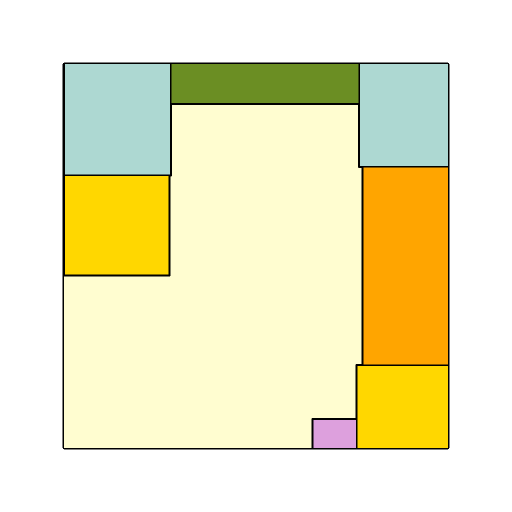
#> input picture ai_processing/module_detect_rooms/outputs/colored_floorplan.png, 1024 x 1024 px (shown at 1/2 size)
$ python canny.py
#> lines starting #> are read from the running program, lines starting #| are printed output that depends on the picture; after the words box and inside, x2 and y2 are one past the last pixel; in counts of white or black regions, pixels touching at a corner belong together
import cv2
import numpy as np
import json
import os
from collections import defaultdict

def get_building_outline(image):
    gray = cv2.cvtColor(image, cv2.COLOR_BGR2GRAY)
    _thresh, img_binary = cv2.threshold(gray, 254, 255, cv2.THRESH_BINARY_INV)
    contours, _ = cv2.findContours(img_binary, cv2.RETR_EXTERNAL, cv2.CHAIN_APPROX_SIMPLE)
    if not contours:
        return None
    all_points = np.concatenate(contours)
    return cv2.boundingRect(all_points)

def analyze_room_contour(cnt, room_type, room_type_count, room_id, color_bgr, building_rect):
    room_data = {}
    area = int(cv2.contourArea(cnt))
    x, y, w, h = cv2.boundingRect(cnt)

    M = cv2.moments(cnt)
    center = [int(M["m10"] / M["m00"]), int(M["m01"] / M["m00"])] if M["m00"] != 0 else [0, 0]

    epsilon = 0.02 * cv2.arcLength(cnt, True)
    approx = cv2.approxPolyDP(cnt, epsilon, True)
    corners = approx.reshape(-1, 2).tolist()
    num_edges = len(corners)

    edges = []
    for j in range(num_edges):
        p1 = corners[j]
        p2 = corners[(j + 1) % num_edges]
        edges.append([p1[0], p1[1], p2[0], p2[1]])

    exterior_facing = []
    bx, by, bw, bh = building_rect

    buffer = 2
    if abs(y - by) <= buffer:
        exterior_facing.append("top")
    if abs(x - bx) <= buffer:
        exterior_facing.append("left")
    if abs((y + h) - (by + bh)) <= buffer:
        exterior_facing.append("bottom")
    if abs((x + w) - (bx + bw)) <= buffer:
        exterior_facing.append("right")

    room_data = {
        "id": room_id,
        "name": f"{room_type}_{room_type_count}",
        "color": color_bgr[::-1],
        "center": center,
        "snapped_corners": corners,
        "edges": edges,
        "bounding_box": [x, y, w, h],
        "area": area,
        "exterior_facing": exterior_facing,
        "num_edges": num_edges
    }

    return room_data

import os

SCRIPT_DIR = os.path.dirname(os.path.abspath(__file__))
MODULE_DIR = os.path.dirname(SCRIPT_DIR)
OUTPUTS_DIR = os.path.join(MODULE_DIR, 'outputs')

INPUT_IMAGE_FILENAME = os.path.join(OUTPUTS_DIR, 'colored_floorplan.png')
OUTPUT_MASK_IMAGE = os.path.join(OUTPUTS_DIR, 'output_mask_white_background.png')
OUTPUT_JSON = os.path.join(OUTPUTS_DIR, 'all_rooms_data.json')

COLOR_TO_ROOM_MAP = {
    (208, 253, 255): "livingroom",
    (0, 165, 255): "master_room",
    (0, 215, 255): "common_room",
    (221, 160, 221): "storage",
    (210, 216, 173): "bathroom",
    (35, 142, 107): "balcony"
}

CREAM_COLOR_BGR = [208, 253, 255]

img = cv2.imread(INPUT_IMAGE_FILENAME)
#> img is the input picture: shape (1024, 1024, 3); mean B, G, R 192.5, 234.7, 239.6
if img is None:
    print(f"LỖI: Không thể tải ảnh từ '{INPUT_IMAGE_FILENAME}'. Vui lòng kiểm tra lại tên file.")
    exit()
print(f"Đã tải ảnh '{INPUT_IMAGE_FILENAME}' thành công.")


print(f"\nĐang thực hiện Tác vụ 1: Tạo ảnh mask '{OUTPUT_MASK_IMAGE}'...")

lower_bound_cream = np.array(CREAM_COLOR_BGR)
upper_bound_cream = np.array(CREAM_COLOR_BGR)

mask_kem = cv2.inRange(img, lower_bound_cream, upper_bound_cream)
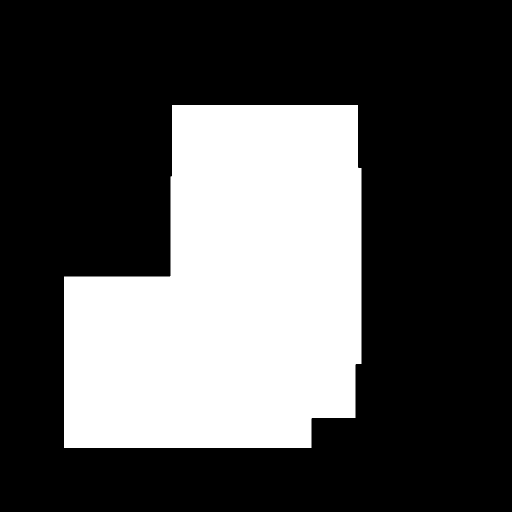
#> mask_kem: shape (1024, 1024) (shown at 1/2 size); 31.1% white; 1 white region, box (x1, y1, x2, y2) and area: (128, 210, 723, 896) 326509
mask_khac = cv2.bitwise_not(mask_kem)
white_image = np.full(img.shape, 255, dtype=np.uint8)
result_khac = cv2.bitwise_and(white_image, white_image, mask=mask_khac)
#> white_image: shape (1024, 1024, 3); every value is 255
result_kem = cv2.bitwise_and(img, img, mask=mask_kem)
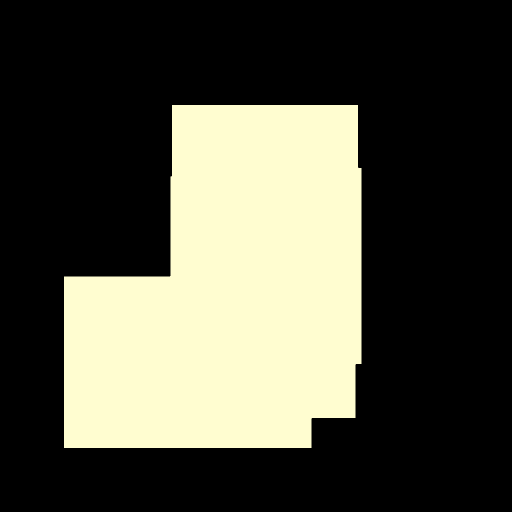
#> result_kem: shape (1024, 1024, 3) (shown at 1/2 size); mean B, G, R 64.8, 78.8, 79.4
final_result = cv2.add(result_kem, result_khac)
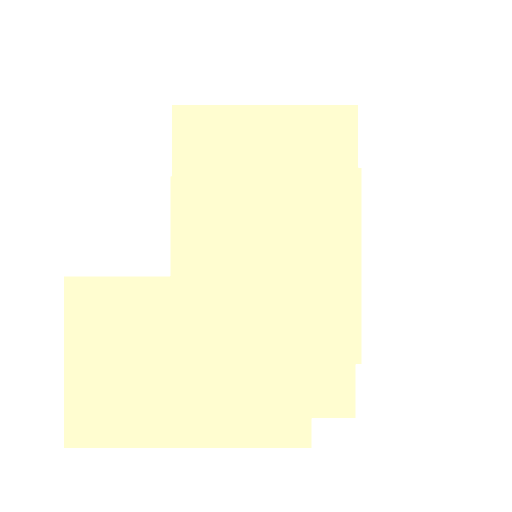
#> final_result: shape (1024, 1024, 3) (shown at 1/2 size); mean B, G, R 240.4, 254.4, 255
cv2.imwrite(OUTPUT_MASK_IMAGE, final_result)
print(f"Đã lưu ảnh mask tại: {OUTPUT_MASK_IMAGE}")


print(f"\nĐang thực hiện Tác vụ 2: Phân tích ảnh và tạo '{OUTPUT_JSON}'...")

building_rect = get_building_outline(img)
#> in get_building_outline, `gray = cv2.cvtColor(image, cv2.COLOR_BGR2GRAY)`:
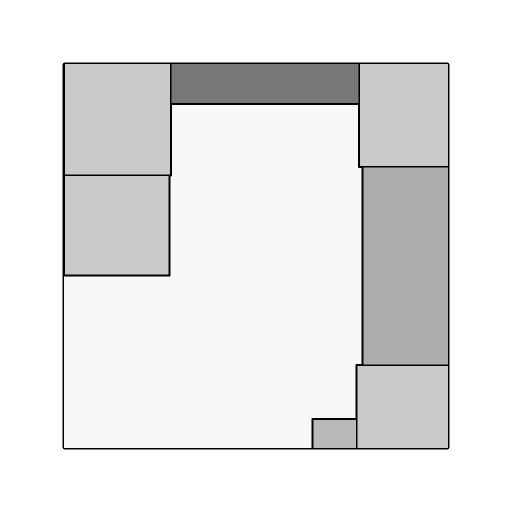
#> gray: shape (1024, 1024) (shown at 1/2 size); min 0, max 255, mean 231.1
#> in get_building_outline, `_thresh, img_binary = cv2.threshold(gray, 254, 255, cv2.THRESH_BINARY_..`:
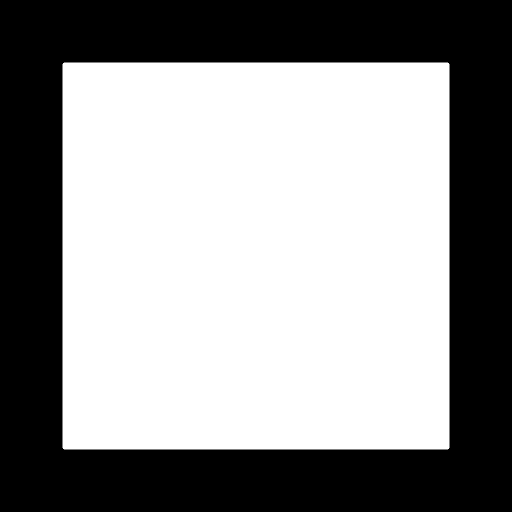
#> img_binary: shape (1024, 1024) (shown at 1/2 size); 57.1% white; 1 black region
#> in get_building_outline, `contours, _ = cv2.findContours(img_binary, cv2.RETR_EXTERNAL, cv2.CHAI..`: contours = 1 contour; box (x1, y1, x2, y2) and area: (125, 125, 899, 899) 597513
#> in get_building_outline, `all_points = np.concatenate(contours)`: all_points = contour of 20 points, box (x1, y1, x2, y2) (125, 125, 899, 899), area 597513
#> building_rect = (125, 125, 774, 774)
if building_rect is None:
    print("LỖI: Không tìm thấy viền tòa nhà trong ảnh!")
    exit()

output_data = {
    "total_rooms": 0,
    "room_types": {},
    "rooms": []
}
room_types_counter = defaultdict(int)
global_room_id = 0

for color_bgr, room_type in COLOR_TO_ROOM_MAP.items():
    lower_bound = np.array(color_bgr)
    upper_bound = np.array(color_bgr)
    mask = cv2.inRange(img, lower_bound, upper_bound)
    contours, _ = cv2.findContours(mask, cv2.RETR_EXTERNAL, cv2.CHAIN_APPROX_SIMPLE)

    if not contours:
        continue

    for cnt in contours:
        if cv2.contourArea(cnt) < 100:
            continue

        room_types_counter[room_type] += 1
        current_room_count = room_types_counter[room_type]

        room_data = analyze_room_contour(
            cnt,
            room_type,
            current_room_count,
            global_room_id,
            color_bgr,
            building_rect
        )

        output_data["rooms"].append(room_data)
        global_room_id += 1
#> this loop made 6 passes
#> contours on passes 2, 4, 6: [[[727, 335], [727, 728], [895, 728], [895, 335]]], [[[627, 840], [627, 895], [711, 895], [711, 840]]], [[[343, 128], [343, 205], [716, 205], [716, 128]]]
#> pass 3, `mask = cv2.inRange(img, lower_bound, upper_bound)`:
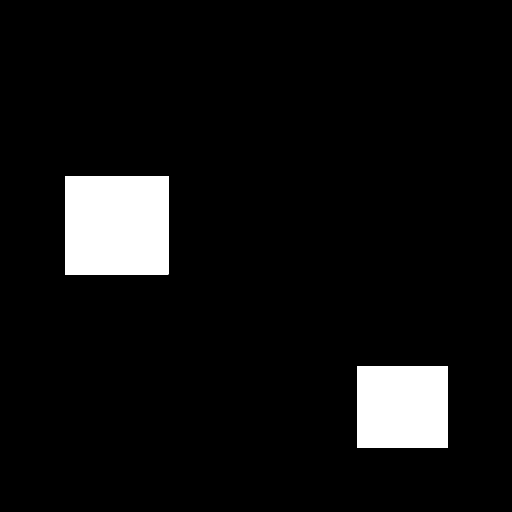
#> mask: shape (1024, 1024) (shown at 1/2 size); 6.7% white; 2 white regions, box (x1, y1, x2, y2) and area: (130, 352, 337, 549) 40779, (715, 732, 896, 896) 29684
#> after the loop:
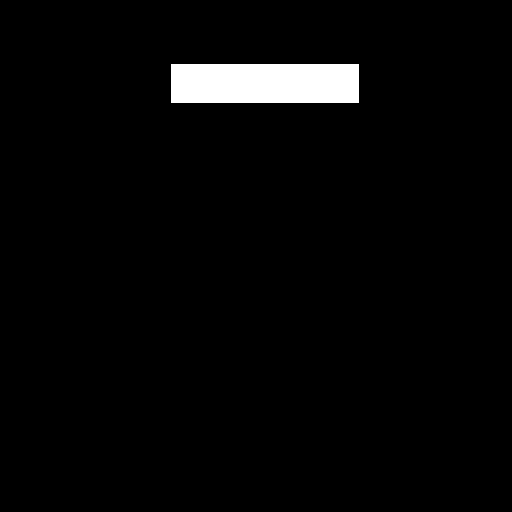
#> mask: shape (1024, 1024) (shown at 1/2 size); 2.8% white; 1 white region, box (x1, y1, x2, y2) and area: (343, 128, 717, 206) 29172
#> after the loop, global_room_id = 8; room_types_counter = {'livingroom': 1, 'master_room': 1, 'common_room': 2, 'storage': 1, 'bathroom': 2, 'balcony': 1}

output_data["total_rooms"] = global_room_id
output_data["room_types"] = dict(room_types_counter)

with open(OUTPUT_JSON, 'w', encoding='utf-8') as f:
    json.dump(output_data, f, ensure_ascii=False, indent=4)

ROOM_DATA_JSON = os.path.join(os.path.dirname(OUTPUT_JSON), 'room_data.json')

if os.path.exists(ROOM_DATA_JSON):
    try:
        with open(ROOM_DATA_JSON, 'r', encoding='utf-8') as f:
            existing_data = json.load(f)

        new_living_room = None
        for room in output_data['rooms']:
            if room['name'].startswith('livingroom'):
                new_living_room = room
                break

        if new_living_room:
            updated = False
            for i, room in enumerate(existing_data['rooms']):
                if room['name'].startswith('livingroom'):
                    new_living_room['id'] = room['id']
                    existing_data['rooms'][i] = new_living_room
                    updated = True
                    break

            if updated:
                with open(ROOM_DATA_JSON, 'w', encoding='utf-8') as f:
                    json.dump(existing_data, f, ensure_ascii=False, indent=4)
                print(f"\n--- Đã cập nhật living room trong {ROOM_DATA_JSON} ---")
            else:
                print("\n--- Cảnh báo: Không tìm thấy living room cũ để cập nhật ---")
        else:
            print("\n--- Cảnh báo: Không tìm thấy living room mới trong dữ liệu vừa tạo ---")

    except Exception as e:
        print(f"\n--- Lỗi khi cập nhật room_data.json: {str(e)} ---")
else:
    print(f"\n--- Cảnh báo: Không tìm thấy file {ROOM_DATA_JSON} để cập nhật ---")

print(f"\n--- Phân tích hoàn tất! ---")
print(f"Đã tìm thấy tổng cộng {global_room_id} phòng.")
#| Đã tìm thấy tổng cộng 8 phòng.
print(f"Dữ liệu đã được lưu vào: {OUTPUT_JSON}")
